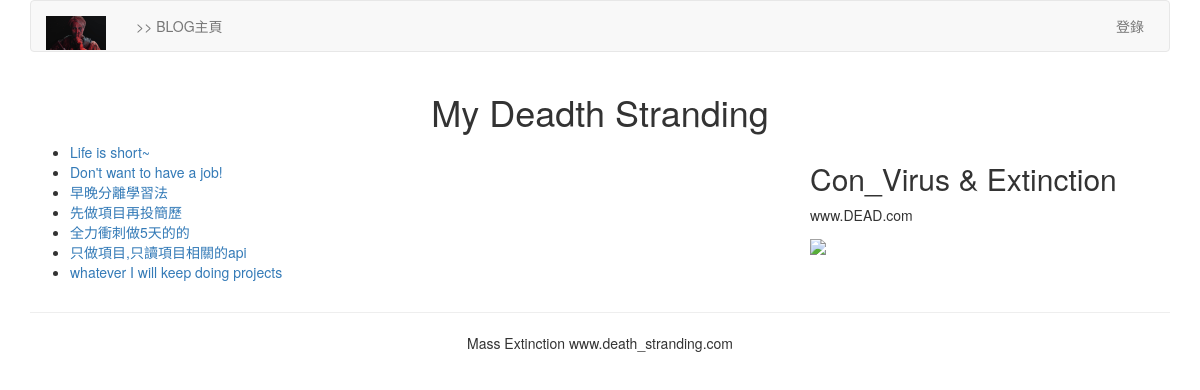
The page /blog/ on the database as committed earlier.
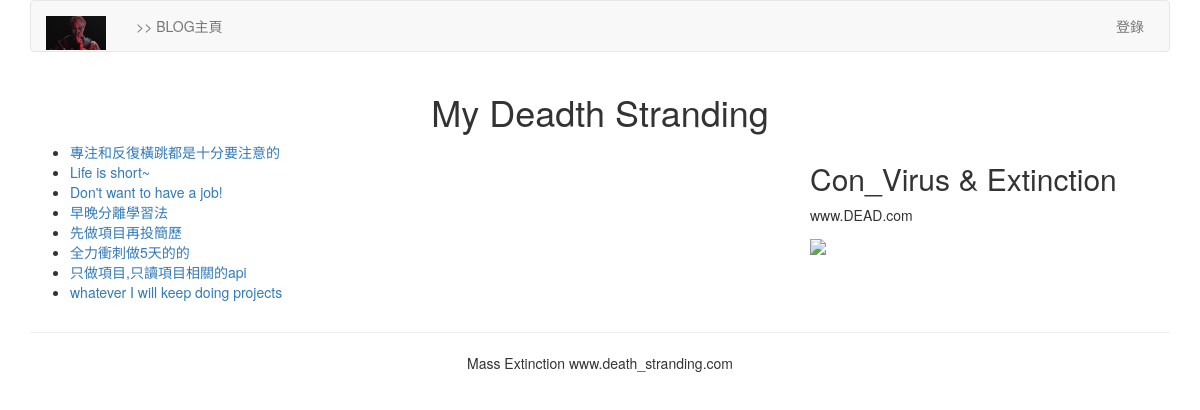
The same page on the database as committed later.
### blog/models.py (models this page shows, shortened)
class BlogArticles(models.Model):
    title = models.CharField(max_length=300)
    author = models.ForeignKey(User, on_delete=models.CASCADE, related_name='blog_posts')
    body = models.TextField()
    publish = models.DateTimeField(default=timezone.now)
    class Meta:
        ordering = ('-publish',)

### blog/views.py (the view)
# urls.py: path('',views.blog_title,name='blog_title'),
def blog_title(request):
    blogs = BlogArticles.objects.all()
    return render(request,'blog/titles.html',{'blogs':blogs})

### templates/blog/titles.html (shortened to what this page needs)
{% extends "base.html" %}
{% block content %}
<div class="row text-center vertical-middle-sm">
    <h1>My Deadth Stranding</h1>
</div>
<div class="row">
    <div class="col-xs-12 col-md-8">
    <ul>
    {% for blog in blogs %}
        <li><a href="{{ blog.id }}">{{ blog.title }}</a></li>
    {% endfor %}
    </ul>
    </div>
    <div class="col-xs-6 col-md-4">
    <h2>Con_Virus & Extinction</h2>
    <p>   www.DEAD.com</p>
    <img width="318px" src="https://www.3dmgame.com/uploads/allimg/160616/317-160616143428.jpg">
    </div>
</div>
{% endblock %}

Rows that differ between the two databases and show on the page:
added BlogArticles: title "專注和反復橫跳都是十分要注意的"
